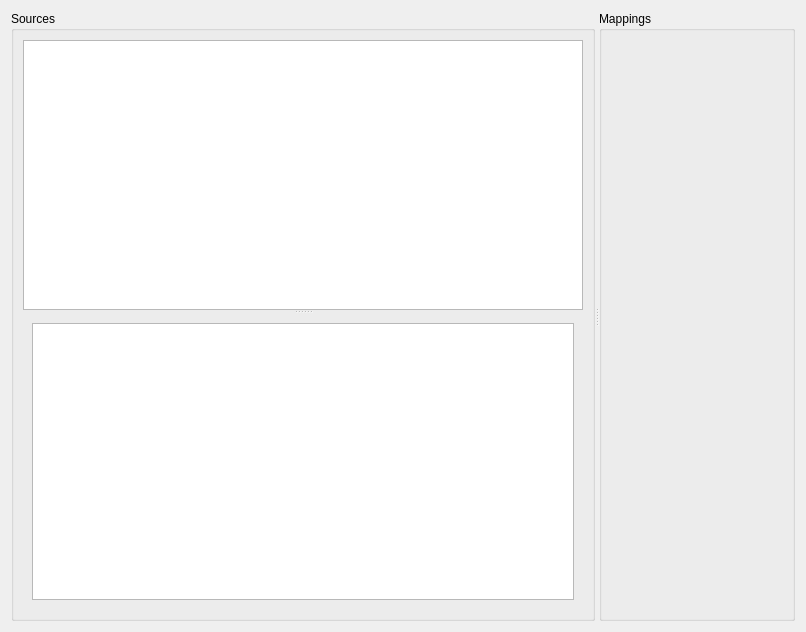
<?xml version="1.0" encoding="UTF-8"?>
<!--
######################################################################################################################
# Copyright (C) 2017-2020 Spine project consortium
# This file is part of Spine Toolbox.
# Spine Toolbox is free software: you can redistribute it and\/or modify it under the terms of the GNU Lesser General
# Public License as published by the Free Software Foundation, either version 3 of the License, or (at your option)
# any later version. This program is distributed in the hope that it will be useful, but WITHOUT ANY WARRANTY;
# without even the implied warranty of MERCHANTABILITY or FITNESS FOR A PARTICULAR PURPOSE. See the GNU Lesser General
# Public License for more details. You should have received a copy of the GNU Lesser General Public License along with
# this program. If not, see <http:\/\/www.gnu.org\/licenses\/>.
######################################################################################################################
-->
<ui version="4.0">
 <class>ImportPreview</class>
 <widget class="QWidget" name="ImportPreview">
  <property name="geometry">
   <rect>
    <x>0</x>
    <y>0</y>
    <width>806</width>
    <height>632</height>
   </rect>
  </property>
  <property name="windowTitle">
   <string>Form</string>
  </property>
  <layout class="QVBoxLayout" name="verticalLayout">
   <item>
    <widget class="QSplitter" name="main_splitter">
     <property name="orientation">
      <enum>Qt::Horizontal</enum>
     </property>
     <widget class="QGroupBox" name="sources_box">
      <property name="title">
       <string>Sources</string>
      </property>
      <layout class="QVBoxLayout" name="verticalLayout_4">
       <item>
        <widget class="QSplitter" name="sources_splitter">
         <property name="orientation">
          <enum>Qt::Vertical</enum>
         </property>
         <widget class="QSplitter" name="top_source_splitter">
          <property name="orientation">
           <enum>Qt::Horizontal</enum>
          </property>
          <widget class="QListWidget" name="source_list">
           <property name="contextMenuPolicy">
            <enum>Qt::CustomContextMenu</enum>
           </property>
          </widget>
         </widget>
         <widget class="QStackedWidget" name="source_preview_widget_stack">
          <property name="currentIndex">
           <number>0</number>
          </property>
          <widget class="QWidget" name="table_page">
           <layout class="QVBoxLayout" name="verticalLayout_2">
            <item>
             <widget class="TableViewWithButtonHeader" name="source_data_table"/>
            </item>
           </layout>
          </widget>
          <widget class="QWidget" name="loading_page">
           <layout class="QVBoxLayout" name="verticalLayout_3">
            <item>
             <layout class="QHBoxLayout" name="horizontalLayout">
              <item>
               <spacer name="horizontalSpacer">
                <property name="orientation">
                 <enum>Qt::Horizontal</enum>
                </property>
                <property name="sizeHint" stdset="0">
                 <size>
                  <width>40</width>
                  <height>20</height>
                 </size>
                </property>
               </spacer>
              </item>
              <item>
               <widget class="QLabel" name="waiting_label">
                <property name="text">
                 <string>Loading preview...</string>
                </property>
               </widget>
              </item>
              <item>
               <spacer name="horizontalSpacer_2">
                <property name="orientation">
                 <enum>Qt::Horizontal</enum>
                </property>
                <property name="sizeHint" stdset="0">
                 <size>
                  <width>40</width>
                  <height>20</height>
                 </size>
                </property>
               </spacer>
              </item>
             </layout>
            </item>
           </layout>
          </widget>
         </widget>
        </widget>
       </item>
      </layout>
     </widget>
     <widget class="QGroupBox" name="mappings_box">
      <property name="title">
       <string>Mappings</string>
      </property>
     </widget>
    </widget>
   </item>
  </layout>
 </widget>
 <customwidgets>
  <customwidget>
   <class>TableViewWithButtonHeader</class>
   <extends>QTableView</extends>
   <header>spinetoolbox/widgets/table_view_with_button_header.h</header>
  </customwidget>
 </customwidgets>
 <resources/>
 <connections/>
</ui>
